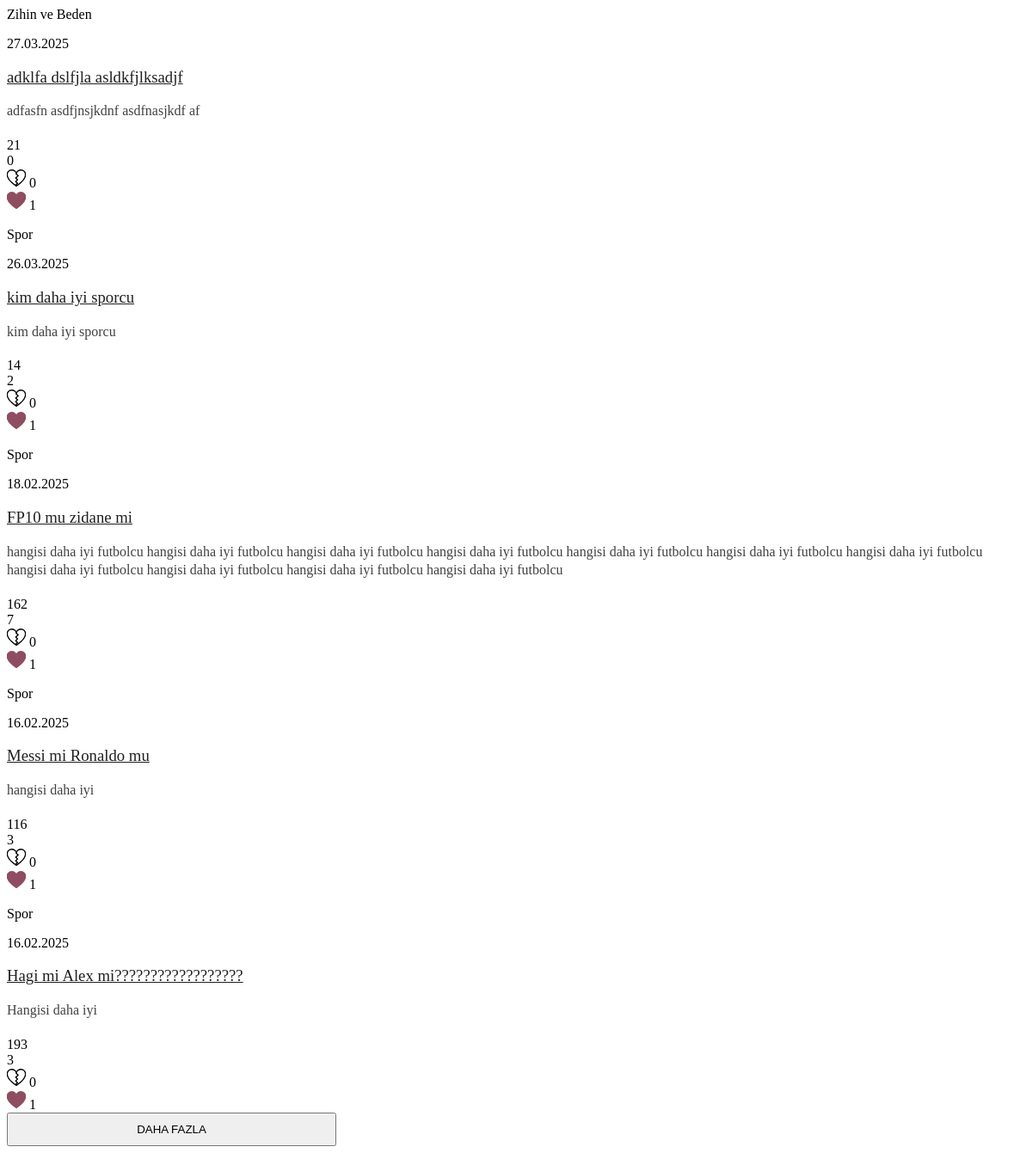
Page /profil/template-parts/asked.html (signed in) on the earlier database version.
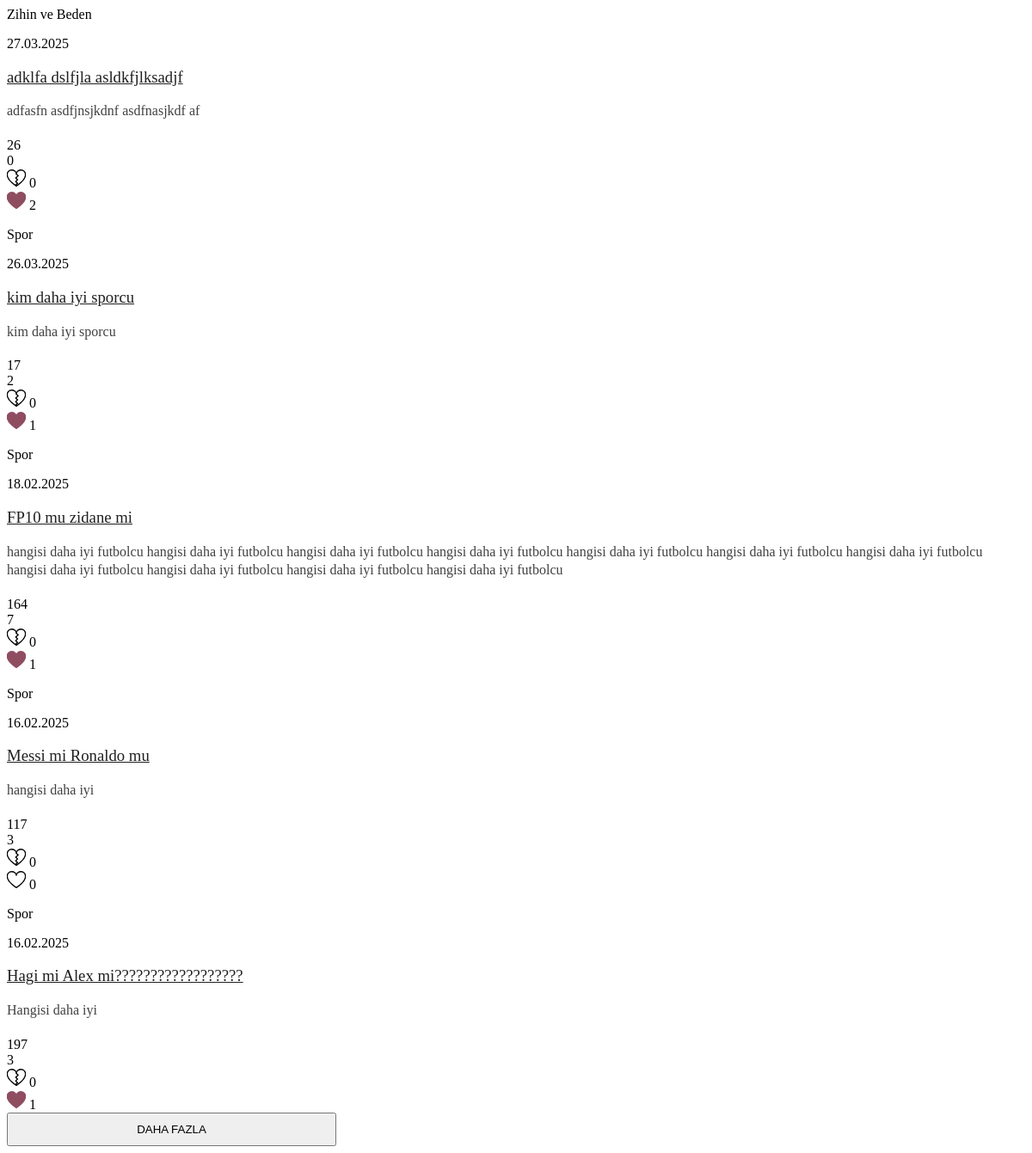
Same page on the later database version.
### tuerny_app/models.py (models this page shows, shortened)
class Question(models.Model):
    topics = [
        ("destek", "Destek Talebi"),
        ("oneri", "Öneri"),
        ("sikayet", "Şikayet"),
        ("diger", "Diğer"),
    ]
    STATUS_CHOICES = [
    ("pending", "Beklemede"),
    ("approved", "Onaylandı"),
    ("rejected", "Reddedildi"),
]
    user = models.ForeignKey(CustomUser, on_delete=models.CASCADE, related_name="questions")
    subcategory = models.ForeignKey(SubCategory, on_delete=models.CASCADE, related_name="question_category", null=True, blank=True)
    topic = models.CharField(max_length=20, choices=topics, verbose_name="Konu", null=True, blank=True)
    title = models.CharField(max_length=255)
    description = models.TextField()
    anonymous = models.BooleanField(default=False)
    created_at = models.DateTimeField(auto_now_add=True)
    likes = models.ManyToManyField(CustomUser, related_name="liked_questions", blank=True)
    dislikes = models.ManyToManyField(CustomUser, related_name="disliked_questions", blank=True)
    views_count = models.PositiveIntegerField(default=0)
    status = models.CharField(max_length=10, choices=STATUS_CHOICES, default="pending", null=True, blank=True)
    slug = models.SlugField(max_length=255, unique=True, blank=True, null=True)
    @property
    def like_count(self):
        return self.likes.count()
    @property
    def dislike_count(self):
        return self.dislikes.count()

class SubCategory(models.Model):
    main_category = models.ForeignKey(MainCategory, on_delete=models.CASCADE, related_name="subcategories")
    name = models.CharField(max_length=255)
    slug = models.SlugField(max_length=255, blank=True, null=True)
    saved_users = models.ManyToManyField(CustomUser, related_name="saved_categories", blank=True)

### tuerny_app/views.py (the view)
# urls.py: path("profil/template-parts/asked.html", views.y, name="y"),
def y(request):
    return render(request, "tuerny_app/asked.html")

### tuerny_app/context_processors.py (called while the page is built)
def categories_context(request):
    categories = MainCategory.objects.all()
    subcategories = SubCategory.objects.all()
    blogs = Blog.objects.filter(status="approved")
    insta = InstagramPost.objects.order_by('-created_at')[:9]
    scripts = APISettings.objects.filter(is_active=True).values_list("script", flat=True)
    return {
        'categories': categories,
        'subcategories': subcategories,
        'blog': blogs,
        'insta': insta,
        'scriptsapi': scripts
    }

### tuerny_app/templates/tuerny_app/asked.html (shortened to what this page needs)
<div class="row justify-content-center">
    <div class="col-12 col-xl-8">
      <div class="py-4">
        <div class="d-flex flex-column gap-4 asked-listing" style="gap: 2.5rem !important;">
          {% for question in request.user.questions.all|dictsortreversed:"id" %}
          <div class="question-card">
            <div class="question-card-category">
              <p>{{question.subcategory.name}}</p>
            </div>
            <div class="question-card-date">
              <p>{{ question.created_at|date:"d.m.Y" }}</p>
            </div>
            <h3 class="question-card-title pb-2">
              <a href="{% url 'tuerny_app:ask' question.id %}" style="color: #202020; font-weight: 400;">{{question.title}}</a>
            </h3>
            <p class="question-card-text py-2" style="color: #414141; line-height: 130%; margin-bottom: 20px;">{{question.description}}</p>
            <div class="d-flex justify-content-between align-items-center pt-4">
              <div class="d-flex gap-4">
                <div class="question-card-button">
                  <span class="question-card-button-text"
                    >{{question.views_count}}</span
                  >
                </div>
                <div class="question-card-button">
                  <span class="question-card-button-text">{{question.comments.count}}</span>
                </div>
              </div>
              <div class="d-flex align-items-center gap-3">
                <div class="question-card-button">
                  {% if request.user in question.dislikes.all %}
                                    <svg style="cursor: pointer;" data-id="{{question.id }}"  id="dislike-icon-{{question.id }}" class="a-solid fa-heart-crack question-card-button-icon dislike-button"
                                     version="1.1" id="Layer_1" xmlns="http://www.w3.org/2000/svg" xmlns:xlink="http://www.w3.org/1999/xlink"
                                        width="22" height="22" viewBox="0 0 64 64" enable-background="new 0 0 64 64" xml:space="preserve">
                                    <path fill="#000000" stroke="#000000" stroke-width="4" stroke-miterlimit="10" d="M1,21c0,20,31,38,31,38s31-18,31-38
                                        c0-8.285-6-16-15-16c-8.285,0-16,5.715-16,14c0-8.285-7.715-14-16-14C7,5,1,12.715,1,21z"/>
                                    <polyline fill="none" stroke="#fff" stroke-width="4" stroke-miterlimit="10" points="29,57 36,50 30,44 36,38 30,32 38,24
                                        32,19 32,17 "/>
                                    </svg>
                                    {% else %}
                                    <svg style="cursor: pointer;" data-id="{{question.id }}"  id="dislike-icon-{{question.id }}" class="a-solid fa-heart-crack question-card-button-icon dislike-button"
                                     version="1.1" id="Layer_1" xmlns="http://www.w3.org/2000/svg" xmlns:xlink="http://www.w3.org/1999/xlink"
                                        width="22" height="22" viewBox="0 0 64 64" enable-background="new 0 0 64 64" xml:space="preserve">
                                    <path fill="none" stroke="#000000" stroke-width="4" stroke-miterlimit="10" d="M1,21c0,20,31,38,31,38s31-18,31-38
                                        c0-8.285-6-16-15-16c-8.285,0-16,5.715-16,14c0-8.285-7.715-14-16-14C7,5,1,12.715,1,21z"/>
                                    <polyline fill="none" stroke="#000000" stroke-width="4" stroke-miterlimit="10" points="29,57 36,50 30,44 36,38 30,32 38,24
                                        32,19 32,17 "/>
                                    </svg>
                                    {% endif %}
                     <span id="dislike-count-{{ question.id }}">{{ question.dislike_count }}</span>
              </div>
              <div class="question-card-button">
                {% if request.user in question.likes.all %}
                <svg class="question-card-button-icon like-button" style="cursor: pointer;" data-id="{{ question.id }}" id="like-icon-{{ question.id }}" version="1.1" id="Layer_1" xmlns="http://www.w3.org/2000/svg" xmlns:xlink="http://www.w3.org/1999/xlink"
                width="22" height="22" viewBox="0 0 64 64" enable-background="new 0 0 64 64" xml:space="preserve">
           <path fill="#8f4d61" stroke="#8f4d61" stroke-width="4" stroke-miterlimit="10" d="M1,21c0,20,31,38,31,38s31-18,31-38
               c0-8.285-6-16-15-16c-8.285,0-16,5.715-16,14c0-8.285-7.715-14-16-14C7,5,1,12.715,1,21z"/>
           </svg>
           {% else %}
           <svg class="question-card-button-icon like-button" style="cursor: pointer;" data-id="{{ question.id }}" id="like-icon-{{ question.id }}" version="1.1" id="Layer_1" xmlns="http://www.w3.org/2000/svg" xmlns:xlink="http://www.w3.org/1999/xlink"
                width="22" height="22" viewBox="0 0 64 64" enable-background="new 0 0 64 64" xml:space="preserve">
           <path fill="none" stroke="#000000" stroke-width="4" stroke-miterlimit="10" d="M1,21c0,20,31,38,31,38s31-18,31-38
               c0-8.285-6-16-15-16c-8.285,0-16,5.715-16,14c0-8.285-7.715-14-16-14C7,5,1,12.715,1,21z"/>
           </svg>
           {% endif %}
                     <span id="like-count-{{ question.id }}">{{ question.like_count }}</span>
              </div>
              </div>
            </div>
          </div>
          {% endfor %}
          <div class="row justify-content-center">
            <div class="col-12 col-lg-8">
              <div class="hstack justify-content-center mt-5">
                <button
                  data-start="9"
                  class="teurny-button-primary-outline saved-more-ask"
                  style="width: 383px; height: 39px"
                >
                  DAHA FAZLA
                </button>
              </div>
            </div>
          </div>
        </div>
      </div>
    </div>
  </div>

Differences in the rows shown:
changed Question "adklfa dslfjla asldkfjlksadjf": views_count "21" → "26"; like_count "1" → "2"
changed Question "kim daha iyi sporcu": views_count "14" → "17"
changed Question "FP10 mu zidane mi": views_count "162" → "164"
changed Question "Messi mi Ronaldo mu": views_count "116" → "117"; like_count "1" → "0"
changed Question "Hagi mi Alex mi??????????????????": views_count "193" → "197"
